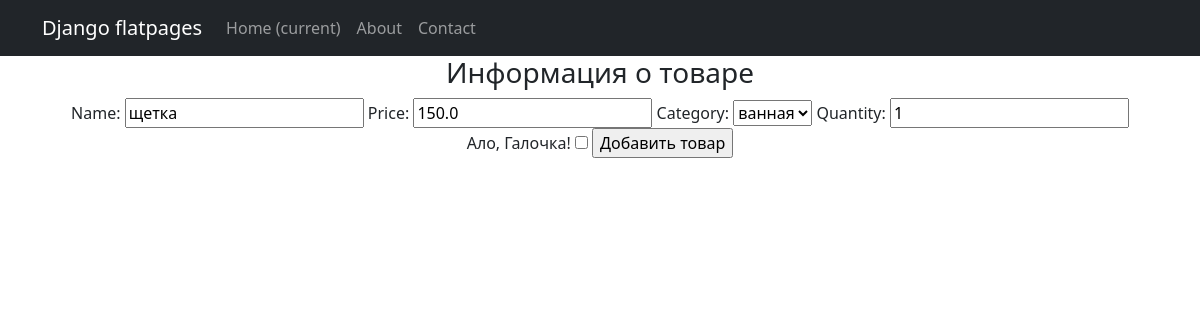
/products/1/edit, run on the app's committed database.
### simpleapp/models.py (models this page shows, shortened)
class Product(models.Model):
    name = models.CharField(max_length=200)
    price = models.FloatField(validators=[MinValueValidator(0.0, 'Price should be >= 0.0')])
    quantity = models.IntegerField(validators=[MinValueValidator(0, 'Quantity should be >= 0')])
    category = models.ForeignKey('Category', on_delete=models.CASCADE)

class Category(models.Model):
    name = models.CharField(max_length=200)
    def __str__(self):
        return f'{self.name}'

### simpleapp/views.py (the view)
# urls.py: path('<int:pk>/edit', ProductUpdateView.as_view(), name='product_update'),
class ProductUpdateView(UpdateView):
    template_name = 'simpleapp/product_create.html'
    form_class = ProductForm
    def get_object(self, **kwargs):
        id = self.kwargs.get('pk')
        return Product.objects.get(pk=id)

### simpleapp/forms.py
class ProductForm(ModelForm):
    check_box = BooleanField(label='Ало, Галочка!')
    class Meta:
        model = Product
        fields = ['name', 'price', 'category', 'quantity',
                  'check_box']

### templates/simpleapp/product_create.html (shortened to what this page needs)
{% extends 'flatpages/default.html' %}
{% block content %}
<h3>Информация о товаре</h3>
<form method="POST">
    {{ form }}
    <input type="submit" value="Добавить товар">
</form>
{% endblock content %}

### data on the page
Product: name "щетка", price "150.0", category "ванная", quantity "1"
